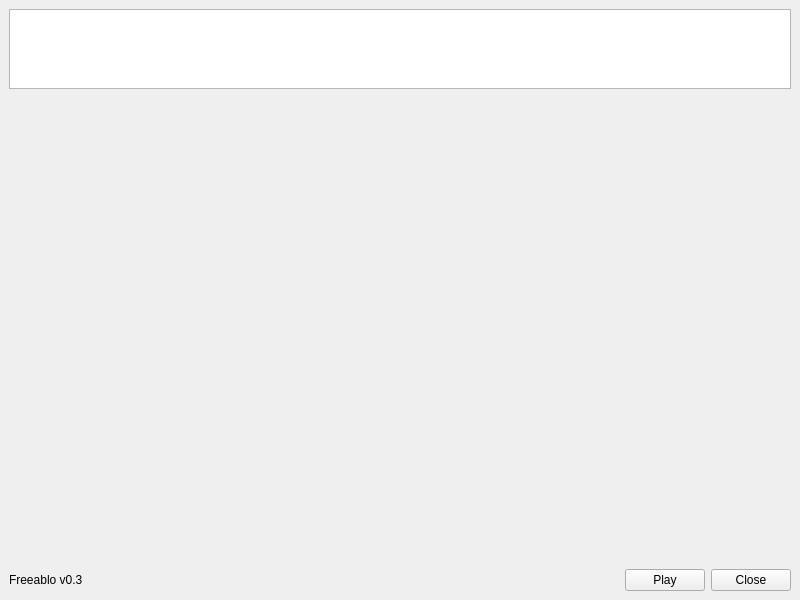
<?xml version="1.0" encoding="UTF-8"?>
<ui version="4.0">
 <class>MainWindow</class>
 <widget class="QMainWindow" name="MainWindow">
  <property name="geometry">
   <rect>
    <x>0</x>
    <y>0</y>
    <width>800</width>
    <height>600</height>
   </rect>
  </property>
  <property name="windowTitle">
   <string>Freeablo Launcher</string>
  </property>
  <property name="layoutDirection">
   <enum>Qt::RightToLeft</enum>
  </property>
  <widget class="QWidget" name="centralwidget">
   <property name="layoutDirection">
    <enum>Qt::RightToLeft</enum>
   </property>
   <layout class="QGridLayout" name="gridLayout">
    <item row="2" column="0">
     <layout class="QHBoxLayout" name="horizontalLayout">
      <property name="sizeConstraint">
       <enum>QLayout::SetDefaultConstraint</enum>
      </property>
      <item>
       <widget class="QPushButton" name="closeButton">
        <property name="sizePolicy">
         <sizepolicy hsizetype="Fixed" vsizetype="Fixed">
          <horstretch>1</horstretch>
          <verstretch>0</verstretch>
         </sizepolicy>
        </property>
        <property name="text">
         <string>Close</string>
        </property>
       </widget>
      </item>
      <item>
       <widget class="QPushButton" name="playButton">
        <property name="sizePolicy">
         <sizepolicy hsizetype="Fixed" vsizetype="Fixed">
          <horstretch>5</horstretch>
          <verstretch>0</verstretch>
         </sizepolicy>
        </property>
        <property name="text">
         <string>Play</string>
        </property>
       </widget>
      </item>
      <item>
       <spacer name="horizontalSpacer">
        <property name="orientation">
         <enum>Qt::Horizontal</enum>
        </property>
        <property name="sizeHint" stdset="0">
         <size>
          <width>40</width>
          <height>20</height>
         </size>
        </property>
       </spacer>
      </item>
      <item>
       <widget class="QLabel" name="versionLabel">
        <property name="text">
         <string>Freeablo v0.3</string>
        </property>
       </widget>
      </item>
     </layout>
    </item>
    <item row="0" column="0">
     <layout class="QVBoxLayout" name="verticalLayout">
      <property name="sizeConstraint">
       <enum>QLayout::SetMaximumSize</enum>
      </property>
      <property name="leftMargin">
       <number>0</number>
      </property>
      <item>
       <widget class="QListWidget" name="listWidget">
        <property name="minimumSize">
         <size>
          <width>400</width>
          <height>80</height>
         </size>
        </property>
        <property name="maximumSize">
         <size>
          <width>16777215</width>
          <height>80</height>
         </size>
        </property>
        <property name="layoutDirection">
         <enum>Qt::LeftToRight</enum>
        </property>
        <property name="flow">
         <enum>QListView::LeftToRight</enum>
        </property>
       </widget>
      </item>
      <item>
       <layout class="QVBoxLayout" name="verticalLayout_2">
        <item>
         <widget class="QStackedWidget" name="stackedWidget">
          <property name="frameShape">
           <enum>QFrame::NoFrame</enum>
          </property>
          <widget class="QWidget" name="page"/>
          <widget class="QWidget" name="page_2"/>
         </widget>
        </item>
       </layout>
      </item>
     </layout>
    </item>
   </layout>
  </widget>
 </widget>
 <resources/>
 <connections/>
</ui>
